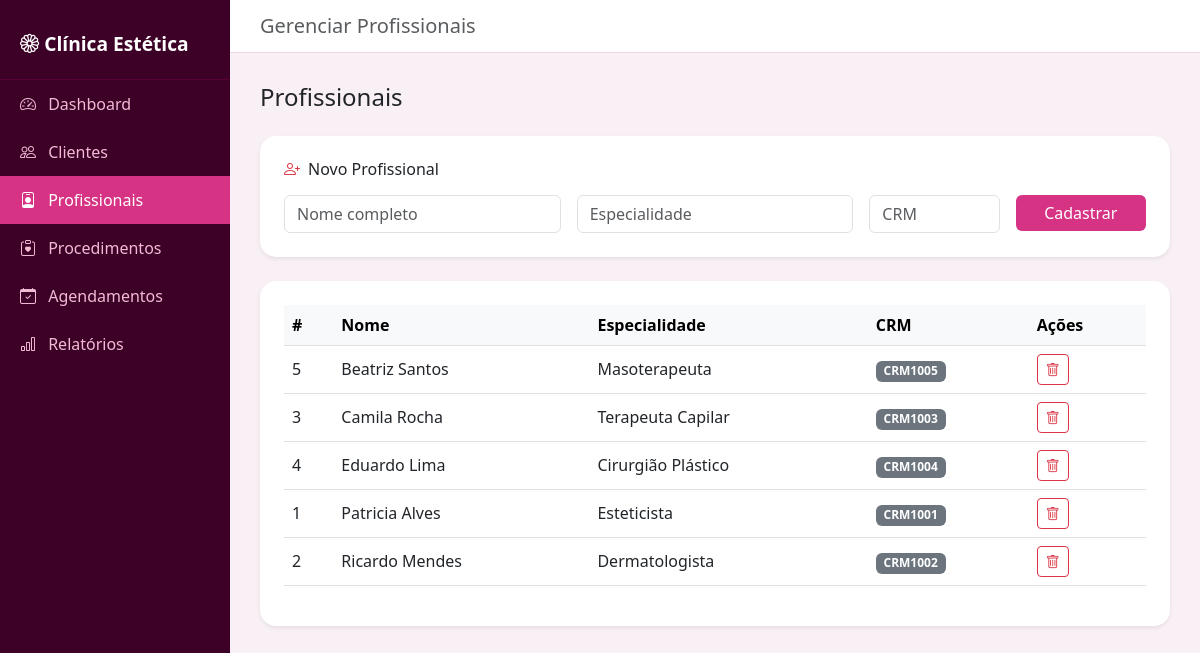
Page /ClinicaEstetica/pages/profissionais.php on the committed database.
### tables this page shows
create table profissional (
    id_profissional int primary key auto_increment,
    nome varchar(100),
    especialidade varchar(100),
    crm varchar(20)
);

### ClinicaEstetica/pages/profissionais.php (the view, shortened to what this page needs)
<?php
require_once '../conexao.php';
?>
<!DOCTYPE html>
<html lang="pt-br">
<head>
    <link href="https://cdn.jsdelivr.net/npm/bootstrap@5.3.0/dist/css/bootstrap.min.css" rel="stylesheet">
    <link href="https://cdn.jsdelivr.net/npm/bootstrap-icons@1.10.5/font/bootstrap-icons.css" rel="stylesheet">
    <link href="../css/style.css" rel="stylesheet">
</head>
<body>
<div class="sidebar">
    <div class="logo"><i class="bi bi-flower1"></i> Clínica Estética</div>
    <a href="dashboard.php"><i class="bi bi-speedometer2"></i> Dashboard</a>
    <a href="clientes.php"><i class="bi bi-people"></i> Clientes</a>
    <a href="profissionais.php" class="active"><i class="bi bi-person-badge"></i> Profissionais</a>
    <a href="procedimentos.php"><i class="bi bi-clipboard-heart"></i> Procedimentos</a>
    <a href="agendamentos.php"><i class="bi bi-calendar-check"></i> Agendamentos</a>
    <a href="relatorios.php"><i class="bi bi-bar-chart"></i> Relatórios</a>
</div>
<div class="topbar"><h5 class="mb-0 text-muted">Gerenciar Profissionais</h5></div>
<div class="conteudo">
    <h4 class="mb-4">Profissionais</h4>
    <div class="card border-0 shadow-sm rounded-4 mb-4">
        <div class="card-body p-4">
            <h6 class="mb-3"><i class="bi bi-person-plus me-2 text-danger"></i>Novo Profissional</h6>
            <form method="POST">
                <div class="row g-3">
                    <div class="col-md-4">
                        <input type="text" name="nome" class="form-control" placeholder="Nome completo" required>
                    </div>
                    <div class="col-md-4">
                        <input type="text" name="especialidade" class="form-control" placeholder="Especialidade" required>
                    </div>
                    <div class="col-md-2">
                        <input type="text" name="crm" class="form-control" placeholder="CRM" required>
                    </div>
                    <div class="col-md-2">
                        <button type="submit" class="btn btn-rosa w-100">Cadastrar</button>
                    </div>
                </div>
            </form>
        </div>
    </div>
    <div class="card border-0 shadow-sm rounded-4">
        <div class="card-body p-4">
            <table class="table table-hover align-middle">
                <thead class="table-light">
                    <tr><th>#</th><th>Nome</th><th>Especialidade</th><th>CRM</th><th>Ações</th></tr>
                </thead>
                <tbody>
                <?php foreach ($pdo->query("SELECT * FROM profissional ORDER BY nome")->fetchAll(PDO::FETCH_ASSOC) as $p): ?>
                    <tr>
                        <td><?= $p['id_profissional'] ?></td>
                        <td><?= htmlspecialchars($p['nome']) ?></td>
                        <td><?= htmlspecialchars($p['especialidade']) ?></td>
                        <td><span class="badge bg-secondary"><?= htmlspecialchars($p['crm']) ?></span></td>
                        <td>
                            <a href="?excluir=<?= $p['id_profissional'] ?>" class="btn btn-sm btn-outline-danger"
                               onclick="return confirmarExclusao('Excluir este profissional?')">
                               <i class="bi bi-trash"></i>
                            </a>
                        </td>
                    </tr>
                <?php endforeach; ?>
                </tbody>
            </table>
        </div>
    </div>
</div>
</body>
</html>

### ClinicaEstetica/css/style.css (style rules this page uses)
:root { --rosa: #d63384; --rosa-hover: #b5276d; --rosa-claro: #f8d7e3; --sidebar-bg: #3d0026; --sidebar-border: #5a0038; --sidebar-link: #f0bcd4; --body-bg: #f9f0f5; }
body { background: var(--body-bg); font-family: 'Segoe UI', sans-serif; }
.sidebar { min-height: 100vh; background: var(--sidebar-bg); width: 230px; position: fixed; top: 0; left: 0; padding-top: 20px; z-index: 100; }
.sidebar .logo { color: #fff; font-size: 1.2rem; font-weight: bold; padding: 10px 20px 20px; border-bottom: 1px solid var(--sidebar-border); }
.sidebar a { color: var(--sidebar-link); text-decoration: none; display: block; padding: 12px 20px; transition: background 0.2s; }
.sidebar a:hover, .sidebar a.active { background: var(--rosa); color: #fff; }
.sidebar a i { margin-right: 8px; }
.topbar { background: #fff; padding: 14px 30px; margin-left: 230px; border-bottom: 1px solid #f0d6e4; position: sticky; top: 0; z-index: 99; }
.conteudo { margin-left: 230px; padding: 30px; }
.btn-rosa { background: var(--rosa); color: #fff; border: none; }

### rows in the picture
profissional: id_profissional "5", nome "Beatriz Santos", especialidade "Masoterapeuta", crm "CRM1005"
profissional: id_profissional "3", nome "Camila Rocha", especialidade "Terapeuta Capilar", crm "CRM1003"
profissional: id_profissional "4", nome "Eduardo Lima", especialidade "Cirurgião Plástico", crm "CRM1004"
profissional: id_profissional "1", nome "Patricia Alves", especialidade "Esteticista", crm "CRM1001"
profissional: id_profissional "2", nome "Ricardo Mendes", especialidade "Dermatologista", crm "CRM1002"
